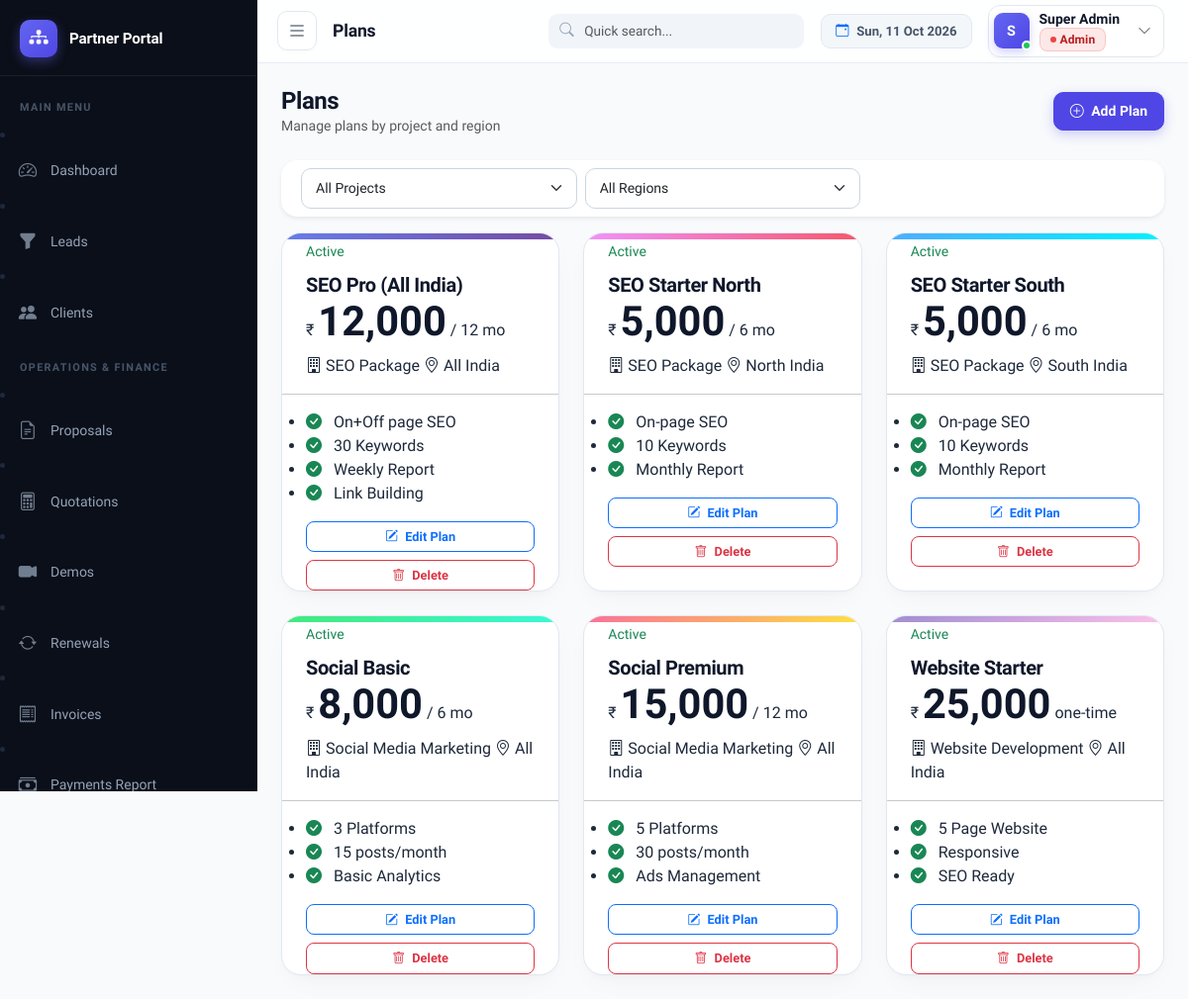
The page /modules/plans/index.php (signed in) on the database its author committed.
### tables this page shows
CREATE TABLE IF NOT EXISTS plans (
    id INT PRIMARY KEY AUTO_INCREMENT,
    project_id INT NOT NULL,
    region_id INT,
    name VARCHAR(200) NOT NULL,
    price DECIMAL(10,2) DEFAULT 0.00,
    duration_months INT DEFAULT 12,
    features TEXT,
    status ENUM('active', 'inactive') DEFAULT 'active',
    created_at TIMESTAMP DEFAULT CURRENT_TIMESTAMP,
    FOREIGN KEY (project_id) REFERENCES projects(id) ON DELETE CASCADE,
    FOREIGN KEY (region_id) REFERENCES regions(id) ON DELETE SET NULL
);

CREATE TABLE IF NOT EXISTS projects (
    id INT PRIMARY KEY AUTO_INCREMENT,
    name VARCHAR(200) NOT NULL,
    description TEXT,
    logo VARCHAR(255),
    status ENUM('active', 'inactive') DEFAULT 'active',
    created_at TIMESTAMP DEFAULT CURRENT_TIMESTAMP
);

CREATE TABLE IF NOT EXISTS regions (
    id INT PRIMARY KEY AUTO_INCREMENT,
    name VARCHAR(100) NOT NULL,
    code VARCHAR(20),
    status ENUM('active', 'inactive') DEFAULT 'active'
);

### modules/plans/index.php (the view, shortened to what this page needs)
<?php
require_once __DIR__ . '/../../includes/auth.php';
$db = getDB();
$sql = "SELECT pl.*, p.name as project_name, r.name as region_name
        FROM plans pl
        LEFT JOIN projects p ON p.id=pl.project_id
        LEFT JOIN regions r ON r.id=pl.region_id
        WHERE 1=1";
$params = [];
$sql .= " ORDER BY p.name, r.name, pl.name";
$stmt = $db->prepare($sql); $stmt->execute($params);
$plans = $stmt->fetchAll();
$pageTitle = 'Plans';
include __DIR__ . '/../../includes/header.php';
?>
<div class="page-header d-flex justify-content-between align-items-center mb-4">
  <div>
    <h4 class="mb-0">Plans</h4>
    <p class="text-muted small mb-0">Manage plans by project and region</p>
  </div>
  <button class="btn btn-primary" data-bs-toggle="modal" data-bs-target="#planModal">
    <i class="bi bi-plus-circle me-1"></i> Add Plan
  </button>
</div>
<div class="card border-0 shadow-sm mb-3">
  <div class="card-body py-2">
    <form method="GET" class="row g-2 align-items-center">
      <div class="col-md-4">
        <select name="project_id" class="form-select form-select-sm" onchange="this.form.submit()">
          <option value="">All Projects</option>
        </select>
      </div>
      <div class="col-md-4">
        <select name="region_id" class="form-select form-select-sm" onchange="this.form.submit()">
          <option value="">All Regions</option>
        </select>
      </div>
    </form>
  </div>
</div>
<?php if (empty($plans)): ?>
<div class="text-center py-5">
  <i class="bi bi-clipboard-x display-4 text-muted"></i>
  <p class="text-muted mt-3">No plans found. Click <strong>Add Plan</strong> to create one.</p>
</div>
<?php else: ?>
<div class="row g-4">
  <?php foreach ($plans as $i => $pl):
    $featureList = $pl['features'] ? array_filter(array_map('trim', preg_split('/[,\n]+/', $pl['features']))) : [];
    $isActive = $pl['status'] === 'active';
    $colors = [
      ['#667eea','#764ba2'],
      ['#f093fb','#f5576c'],
      ['#4facfe','#00f2fe'],
      ['#43e97b','#38f9d7'],
      ['#fa709a','#fee140'],
      ['#a18cd1','#fbc2eb'],
    ];
    $colorPair = $colors[$i % count($colors)];
  ?>
  <div class="col-xl-4 col-lg-4 col-md-6">
    <div class="pricing-card <?= $isActive ? '' : 'pricing-card--inactive' ?>">
      <div class="pricing-card__ribbon" style="background:linear-gradient(135deg,<?= $colorPair[0] ?>,<?= $colorPair[1] ?>)"></div>
      <div class="pricing-card__status">
        <span class="small fw-medium <?= $isActive ? 'text-success' : 'text-muted' ?>"><?= ucfirst($pl['status']) ?></span>
      </div>
      <h5 class="pricing-card__name"><?= htmlspecialchars($pl['name']) ?></h5>
      <div class="pricing-card__price">
        <span class="pricing-card__currency">₹</span>
        <span class="pricing-card__amount"><?= number_format($pl['price'], 0) ?></span>
        <?php if ($pl['duration_months']): ?>
        <span class="pricing-card__period">/ <?= $pl['duration_months'] ?> mo</span>
        <?php else: ?>
        <span class="pricing-card__period">one-time</span>
        <?php endif; ?>
      </div>
      <div class="pricing-card__tags">
        <span class="pricing-card__tag pricing-card__tag--project">
          <i class="bi bi-building me-1"></i><?= htmlspecialchars($pl['project_name']) ?>
        </span>
        <span class="pricing-card__tag pricing-card__tag--region">
          <i class="bi bi-geo-alt me-1"></i><?= $pl['region_name'] ? htmlspecialchars($pl['region_name']) : 'All India' ?>
        </span>
      </div>
      <hr class="pricing-card__divider">
      <ul class="pricing-card__features">
        <?php if (!empty($featureList)): ?>
          <?php foreach ($featureList as $feat): ?>
          <li>
            <i class="bi bi-check-circle-fill text-success me-2"></i>
            <span><?= htmlspecialchars($feat) ?></span>
          </li>
          <?php endforeach; ?>
        <?php else: ?>
          <li class="text-muted"><i class="bi bi-dash me-2"></i>No features listed</li>
        <?php endif; ?>
      </ul>
      <div class="pricing-card__actions">
        <button class="btn btn-sm btn-outline-primary w-100 mb-2" onclick="editPlan(<?= htmlspecialchars(json_encode($pl)) ?>)">
          <i class="bi bi-pencil-square me-1"></i> Edit Plan
        </button>
        <form method="POST" onsubmit="return confirm('Delete this plan?')">
          <button class="btn btn-sm btn-outline-danger w-100">
            <i class="bi bi-trash me-1"></i> Delete
          </button>
        </form>
      </div>
    </div>
  </div>
  <?php endforeach; ?>
</div>
<?php endif; ?>
<?php include __DIR__ . '/../../includes/footer.php'; ?>

### includes/header.php (shortened to what this page needs)
<?php
$pageTitle = $pageTitle ?? APP_NAME;
$currentUser = currentUser();
?>
<!DOCTYPE html>
<html lang="en">
<head>
<link rel="stylesheet" href="https://cdn.jsdelivr.net/npm/bootstrap@5.3.3/dist/css/bootstrap.min.css">
<link rel="stylesheet" href="https://cdn.jsdelivr.net/npm/bootstrap-icons@1.11.3/font/bootstrap-icons.min.css">
<link rel="stylesheet" href="https://cdn.datatables.net/1.13.8/css/dataTables.bootstrap5.min.css">
<link rel="stylesheet" href="https://cdn.jsdelivr.net/npm/select2@4.1.0-rc.0/dist/css/select2.min.css">
<link rel="stylesheet" href="https://cdn.jsdelivr.net/npm/select2-bootstrap-5-theme@1.3.0/dist/select2-bootstrap-5-theme.min.css">
<link rel="stylesheet" href="<?= BASE_URL ?>/assets/css/style.css">
</head>
<body>
<nav class="top-navbar" id="topNavbar">
  <div class="top-navbar-inner">
    <div class="d-flex align-items-center gap-3">
      <button class="top-navbar-toggle" id="sidebarToggle" title="Toggle Sidebar">
        <i class="bi bi-list"></i>
      </button>
      <div class="top-navbar-breadcrumb d-flex align-items-center">
        <span class="top-navbar-title"><?= htmlspecialchars($pageTitle) ?></span>
      </div>
    </div>
    <div class="d-flex align-items-center gap-3">
      <div class="navbar-search d-none d-lg-block">
        <i class="bi bi-search"></i>
        <input type="text" class="form-control" placeholder="Quick search..." id="globalSearchInput">
      </div>
      <span class="top-navbar-date d-none d-md-inline-flex">
        <i class="bi bi-calendar-event me-2 text-primary"></i><?= date('D, d M Y') ?>
      </span>
      <div class="dropdown">
        <button class="top-navbar-user" data-bs-toggle="dropdown">
          <div class="top-navbar-avatar-wrap">
            <div class="top-navbar-avatar"><?= strtoupper(substr($currentUser['name'], 0, 1)) ?></div>
            <span class="top-navbar-avatar-status"></span>
          </div>
          <div class="d-none d-md-block text-start me-1">
            <div class="top-navbar-username"><?= htmlspecialchars($currentUser['name']) ?></div>
            <div class="top-navbar-role"><?= roleLabel($currentUser['role']) ?></div>
          </div>
          <i class="bi bi-chevron-down ms-1 small text-muted"></i>
        </button>
      </div>
    </div>
  </div>
</nav>
<div class="wrapper d-flex">
  <?php include __DIR__ . '/sidebar.php'; ?>
  <div class="main-content flex-grow-1">
    <div class="content-area p-4">

### includes/auth.php (shortened to what this page needs)
<?php
function isLoggedIn(): bool {
    return isset($_SESSION['user_id']) && !empty($_SESSION['user_id']);
}
function hasAccess(string $module): bool {
    $role = $_SESSION['user_role'] ?? '';
    return in_array($module, ROLE_PERMISSIONS[$role] ?? []);
}
function currentUser(): array {
    return [
        'id'   => $_SESSION['user_id']   ?? 0,
        'name' => $_SESSION['user_name'] ?? '',
        'role' => $_SESSION['user_role'] ?? '',
        'email'=> $_SESSION['user_email'] ?? '',
    ];
}
function roleLabel(string $role): string {
    return match($role) {
        'admin'    => '<span class="badge badge-soft-danger"><span class="badge-dot" style="background:#ef4444;"></span>Admin</span>',
        'finance'  => '<span class="badge badge-soft-success"><span class="badge-dot" style="background:#22c55e;"></span>Finance</span>',
        'accounts' => '<span class="badge" style="background:rgba(111,66,193,0.12); color:#6f42c1; border:1px solid rgba(111,66,193,0.2);"><span class="badge-dot" style="background:#6f42c1;"></span>Accounts</span>',
        'telecall' => '<span class="badge badge-soft-primary"><span class="badge-dot" style="background:#6366f1;"></span>Telecall</span>',
        'investor' => '<span class="badge badge-soft-warning"><span class="badge-dot" style="background:#f59e0b;"></span>Investor</span>',
        'csm'      => '<span class="badge badge-soft-info"><span class="badge-dot" style="background:#0ea5e9;"></span>CSM</span>',
        default    => '<span class="badge badge-soft-secondary"><span class="badge-dot" style="background:#64748b;"></span>' . htmlspecialchars($role) . '</span>',
    };
}

### includes/sidebar.php (shortened to what this page needs)
<?php
$currentPath = $_SERVER['REQUEST_URI'] ?? '';
$activeModule = '';
if (strpos($currentPath, '/modules/') !== false) {
    preg_match('/\/modules\/([^\/]+)/', $currentPath, $m);
    $activeModule = $m[1] ?? '';
}
$sidebarBrandName = APP_NAME;
$sidebarBrandIcon = '';
?>
<nav id="sidebar" class="sidebar">
  <div class="sidebar-brand">
    <?php if (!empty($sidebarBrandIcon)): ?>
      <img src="<?= BASE_URL . '/' . htmlspecialchars($sidebarBrandIcon) ?>" alt="App Icon" class="sidebar-brand-logo">
    <?php else: ?>
      <div class="sidebar-brand-icon">
        <i class="bi bi-diagram-3-fill"></i>
      </div>
    <?php endif; ?>
    <span class="sidebar-brand-text"><?= htmlspecialchars($sidebarBrandName) ?></span>
  </div>
  <?php foreach ($navSections as $section): ?>
    <?php
      $hasSectionAccess = false;
      foreach ($section['items'] as $item) {
          if (hasAccess($item['module'])) {
              $hasSectionAccess = true;
              break;
          }
      }
    ?>
    <?php if ($hasSectionAccess): ?>
      <div class="sidebar-nav-section">
        <span class="sidebar-section-label"><?= $section['title'] ?></span>
      </div>
        <?php
          $currentPageScript = basename(parse_url($_SERVER['REQUEST_URI'] ?? '', PHP_URL_PATH));
          foreach ($section['items'] as $item):
        ?>
          <?php if (hasAccess($item['module'])): ?>
            <?php
              if (isset($item['submodule'])) {
                  if ($activeModule === $item['module']) {
                      if ($item['submodule'] === 'employees') {
                          $isActive = in_array($currentPageScript, ['employees.php', 'save_employee.php', 'view_employee.php', 'index.php']);
                      } elseif ($item['submodule'] === 'payroll') {
                          $isActive = in_array($currentPageScript, ['payroll.php', 'payslip.php']);
                      } elseif ($item['submodule'] === 'accounts') {
                          $isActive = in_array($currentPageScript, ['index.php', 'save_account.php', 'transfer.php']);
                      } elseif ($item['submodule'] === 'ledger') {
                          $isActive = in_array($currentPageScript, ['ledger.php']);
                      } elseif ($item['submodule'] === 'reports') {
                          $isActive = in_array($currentPageScript, ['reports.php']);
                      } else {
                          $isActive = true;
                      }
                  } else {
                      $isActive = false;
                  }
              } else {
                  $isActive = ($activeModule === $item['module']);
              }
            ?>
            <li class="nav-item">
              <a href="<?= $item['url'] ?>"
                 class="sidebar-link <?= $isActive ? 'active' : '' ?>">
                <i class="bi bi-<?= $item['icon'] ?> sidebar-link-icon"></i>
                <span class="sidebar-link-text"><?= $item['label'] ?></span>
              </a>
            </li>
          <?php endif; ?>
        <?php endforeach; ?>
    <?php endif; ?>
  <?php endforeach; ?>
</nav>

### includes/footer.php (shortened to what this page needs)
    </div>
  </div>
</div>
</body>
</html>

### rows shown on the page
plans: status "Active", name "SEO Pro (All India)", price "12,000", duration_months "12", project.name "SEO Package", features "On+Off page SEO", features "30 Keywords", features "Weekly Report", features "Link Building"
plans: status "Active", name "SEO Starter North", price "5,000", duration_months "6", project.name "SEO Package", region.name "North India", features "On-page SEO", features "10 Keywords", features "Monthly Report"
plans: status "Active", name "SEO Starter South", price "5,000", duration_months "6", project.name "SEO Package", region.name "South India", features "On-page SEO", features "10 Keywords", features "Monthly Report"
plans: status "Active", name "Social Basic", price "8,000", duration_months "6", project.name "Social Media Marketing", shows "All India", features "3 Platforms", features "15 posts/month", features "Basic Analytics"
plans: status "Active", name "Social Premium", price "15,000", duration_months "12", project.name "Social Media Marketing", shows "All India", features "5 Platforms", features "30 posts/month", features "Ads Management"
plans: status "Active", name "Website Starter", price "25,000", duration_months "one-time", project.name "Website Development", shows "All India", features "5 Page Website", features "Responsive", features "SEO Ready"

### other values the page prints
$pageTitle "Plans"
substr($currentUser['name'], 0, 1) "S"
$currentUser['name'] "Super Admin"
$sidebarBrandName "Partner Portal"
$section['title'] "MAIN MENU"
$item['label'] "Dashboard"
$item['label'] "Leads"
$item['label'] "Clients"
$section['title'] "OPERATIONS & FINANCE"
$item['label'] "Proposals"
$item['label'] "Quotations"
$item['label'] "Demos"
$item['label'] "Renewals"
$item['label'] "Invoices"
$item['label'] "Payments Report"
